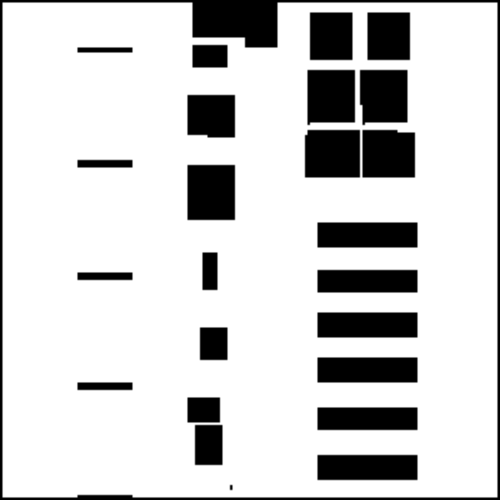
#> input picture src/dataset_sim_warehouse/warehouse_sim_original (old)/label.png, 500 x 500 px, found by its file name
$ python warehouse_object.py
#> lines starting #> are read from the running program, lines starting #| are printed output that depends on the picture
import sys

import math, random
import numpy as np

import matplotlib.pyplot as plt
import matplotlib.patches as patches

from PIL import Image
import networkx as nx

# WSD - Warehouse Simulation Dataset
'''
File info:
    Name    - [wsd_object]
    Author  - [Ze]
    Date    - [Aug. 2022] -> [Sep. 2022]
    Exe     - [Yes]
File description:
    Single moving object interaction in warehouse dataset (WSD) simulation.
File content:
    Graph               <class> - Define a map object.
    Moving_Object       <class> - Define a moving object.
    return_map          <func>  - Load the map.
    return_path         <func>  - Load a path.
Comments:
    330*293 (33m*29.3m) square area: Everything is proportional to the real size.
'''

def return_map(map_path):
    '''330 * 293 area'''
#> called with map_path = 'Data/WSD/source/label.png'
    the_map = Image.open(map_path)
#> the_map is the input picture: PIL image 500x500 RGBA; mean R, G, B, A 206.8, 206.8, 206.8, 255
    return the_map

def return_path(start_node_index, num_traversed_nodes):
    assert(0<=start_node_index<=39)
    assert(1<=num_traversed_nodes<=15)
    graph = return_netgraph()

    path_idx = [start_node_index]
    path = [graph.nodes[start_node_index]['pos']]
    for _ in range(num_traversed_nodes):
        connected_nodes_idx = list(graph.adj[path_idx[-1]])
        connected_nodes_idx = [x for x in connected_nodes_idx if x not in path_idx]
        if not connected_nodes_idx:
            return path
        next_idx = random.choice(connected_nodes_idx) # NOTE: Change this to get desired path pattern
        path_idx.append(next_idx)
        path.append(graph.nodes[next_idx]['pos'])
    return path

def return_netgraph():
    nodes = {1:(110, 20), 2:(110,75), 3:(110,103), 4:(110,138), 5:(110,165), 6:(110,195), 7:(110, 250),
             8:(160, 20), 9:(160,75), 10:(160,103), 32:(160,120), 11:(160,138), 12:(160,165), 13:(160,210), 14:(160,250),
             15:(235,20), 16:(235,120), 17:(235,175), 18:(235,210), 19:(235,250),
             20:(255, 20), 21:(255, 145), 22:(255,175), 23:(255,200), 24:(255,220), 25:(255,250),
             26:(300,20), 27:(300,115), 28:(310,145), 29:(310,175), 30:(310,200), 31:(310,250),
             }

    edges = [(1,2), (1,8), (2,3), (2,9), (3,4), (3,10), (4,5), (4,11), (5,6), (5,12), (6,7), (6,13), (7,14),
             (8,9), (8,15), (9,10), (10,32), (32,16), (11,12), (11,32), (12,13), (12,17), (13,14), (13,18), (14,19),
             (15,16), (15,20), (16,17), (16,21), (16,27), (17,18), (17,22), (18,19), (18,23), (18,24), (19,25),
             (20,21), (20,26), (21,22), (21,28), (22,23), (22,29), (23,24), (23,30), (24,25), (25, 31),
             (26,27), (27,28), (28,29), (29,30), (30,31),
             (23,31), (25,30), (24,30), (24,31)
             ]

    G = nx.Graph()
    for p in nodes:
        G.add_node(p, pos=nodes[p])
    G.add_edges_from(edges)
    return G

class Graph:
    def __init__(self, map_path):
        if map_path is not None:
            self.the_map = return_map(map_path)
        else:
            self.the_map = None

    def get_path(self, start_node_index, num_traversed_nodes):
        self.path = return_path(start_node_index, num_traversed_nodes)
        return self.path

    def plot_map(self, ax):
        ax.imshow(self.the_map)

    def plot_path(self, ax, color='k--', path=None):
        this_path = self.path
        if path is not None:
            this_path = path
        for i in range(len(this_path)-1):
            ax.plot([this_path[i][0], this_path[i+1][0]], [this_path[i][1], this_path[i+1][1]], color)

class MovingObject():
    def __init__(self, current_position, stagger=0):
        self.stagger = stagger
        self.traj = [current_position]

    @staticmethod
    def motion_model(ts, state, action):
        x,y = state[0], state[1]
        vx, vy = action[0], action[1]
        x += ts*vx
        y += ts*vy
        return (x,y)

    def one_step(self, ts, action):
        self.traj.append(self.motion_model(ts, self.traj[-1], action))

    def run(self, path, ts=.2, vmax=0.5):
        coming_path = path[1:]
        cnt = 0
        while(len(coming_path)>0):
            cnt += 1

            stagger = random.choice([1,-1]) * random.randint(0,10)/10*self.stagger
            x, y = self.traj[-1][0], self.traj[-1][1]
            dist_to_next_goal = math.hypot(coming_path[0][0]-x, coming_path[0][1]-y)
            if dist_to_next_goal < (vmax*ts):
                coming_path.pop(0)
                continue
            else:
                dire = ((coming_path[0][0]-x)/dist_to_next_goal, (coming_path[0][1]-y)/dist_to_next_goal)
                action = (dire[0]*vmax+stagger, dire[1]*vmax+stagger)
                self.one_step(ts, action)


if __name__ == '__main__':
    import os, sys
    import pathlib

    SIM_TIMES = 20
    root_dir = pathlib.Path(__file__).resolve().parents[2]
    map_path = os.path.join(root_dir, 'Data', 'WSD/source', 'label.png')
    the_map = return_map(map_path=map_path)
    netgraph = return_netgraph()

    _, [ax1,ax2,ax3] = plt.subplots(1,3)
    [ax.set_aspect('equal', 'box') for ax in [ax1,ax2,ax3]]

    ax1.imshow(the_map)
    [ax1.plot(netgraph.nodes[n]['pos'][0], netgraph.nodes[n]['pos'][1], 'x') for n in list(netgraph.nodes)]
    [ax1.text(netgraph.nodes[n]['pos'][0], netgraph.nodes[n]['pos'][1], n) for n in list(netgraph.nodes)]
    ax2.imshow(np.ones_like(the_map))
    [ax2.plot(netgraph.nodes[n]['pos'][0], netgraph.nodes[n]['pos'][1], 'x') for n in list(netgraph.nodes)]
    [ax2.text(netgraph.nodes[n]['pos'][0], netgraph.nodes[n]['pos'][1], n) for n in list(netgraph.nodes)]
    nx.draw_networkx_edges(netgraph, nx.get_node_attributes(netgraph,'pos'), ax=ax1, edge_color='r')
    nx.draw_networkx_edges(netgraph, nx.get_node_attributes(netgraph,'pos'), ax=ax2, edge_color='r')

    ts = 0.2
    stagger = 3 + random.randint(1,5)
    vmax = 10 + random.randint(1,5) # 1m = 10px, reasonable speed is 10~20px/s || old:# 1m = 40px, reasonable speed is 40~70px/s
    graph = Graph(map_path=map_path)
    for _ in range(SIM_TIMES):
        ax3.cla()
        # start_node_index = random.choice(range(39))
        start_node_index = random.choice(range(1,31))
        num_traversed_nodes = random.choice(range(5,10))

        path = graph.get_path(start_node_index=start_node_index, num_traversed_nodes=num_traversed_nodes)
        obj = MovingObject(path[0], stagger)
        obj.run(path, ts, vmax)

        graph.plot_map(ax3)
        graph.plot_path(ax3, color='go--')
        ax3.plot(np.array(obj.traj)[:,0],np.array(obj.traj)[:,1],'.')

        plt.pause(0.5)
#> this loop made 20 passes
#> pass 1, `plt.pause(0.5)`:
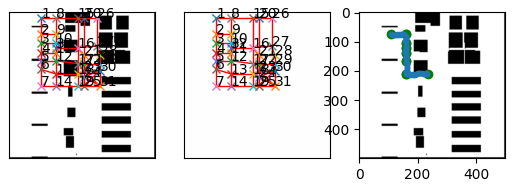
#> figure drawn by matplotlib, 3 panels

    plt.tight_layout()
    plt.show()
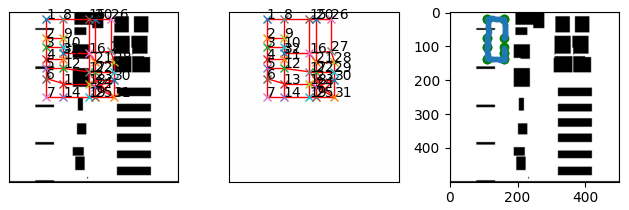
#> figure drawn by matplotlib, 3 panels
